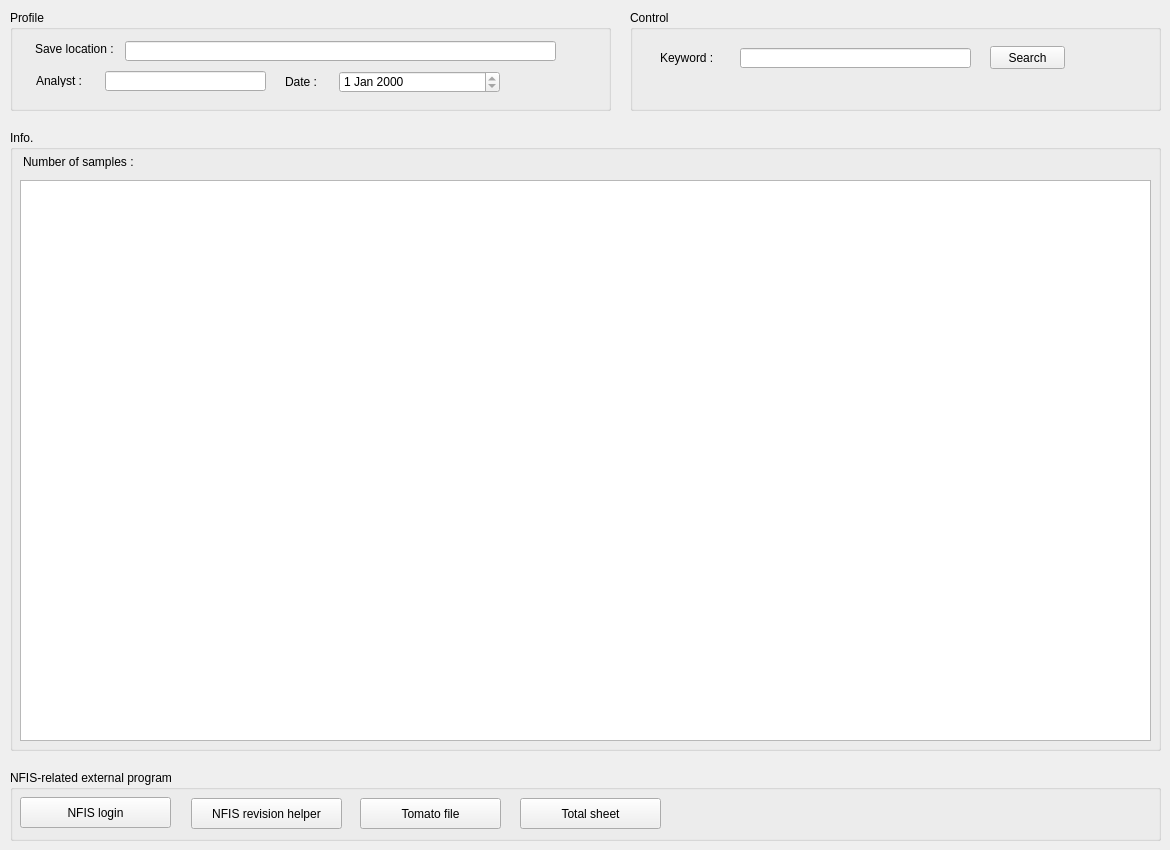
    <widget class="QWidget" name="info">
     <attribute name="title">
      <string>Info.</string>
     </attribute>
     <widget class="QGroupBox" name="groupBox">
      <property name="geometry">
       <rect>
        <x>10</x>
        <y>10</y>
        <width>601</width>
        <height>101</height>
       </rect>
      </property>
      <property name="title">
       <string>Profile</string>
      </property>
      <widget class="QLineEdit" name="line_analyst">
       <property name="geometry">
        <rect>
         <x>95</x>
         <y>61</y>
         <width>161</width>
         <height>20</height>
        </rect>
       </property>
       <property name="readOnly">
        <bool>true</bool>
       </property>
      </widget>
      <widget class="QLabel" name="label_2">
       <property name="geometry">
        <rect>
         <x>26</x>
         <y>65</y>
         <width>56</width>
         <height>12</height>
        </rect>
       </property>
       <property name="text">
        <string>Analyst : </string>
       </property>
      </widget>
      <widget class="QDateEdit" name="line_date">
       <property name="geometry">
        <rect>
         <x>329</x>
         <y>61</y>
         <width>161</width>
         <height>22</height>
        </rect>
       </property>
       <property name="readOnly">
        <bool>true</bool>
       </property>
      </widget>
      <widget class="QLabel" name="Date">
       <property name="geometry">
        <rect>
         <x>275</x>
         <y>66</y>
         <width>56</width>
         <height>12</height>
        </rect>
       </property>
       <property name="text">
        <string>Date : </string>
       </property>
      </widget>
      <widget class="QLineEdit" name="line_savelocation">
       <property name="geometry">
        <rect>
         <x>115</x>
         <y>31</y>
         <width>431</width>
         <height>20</height>
        </rect>
       </property>
       <property name="readOnly">
        <bool>true</bool>
       </property>
      </widget>
      <widget class="QLabel" name="label">
       <property name="geometry">
        <rect>
         <x>25</x>
         <y>31</y>
         <width>141</width>
         <height>16</height>
        </rect>
       </property>
       <property name="text">
        <string>Save location : </string>
       </property>
      </widget>
     </widget>
     <widget class="QGroupBox" name="groupBox_4">
      <property name="geometry">
       <rect>
        <x>10</x>
        <y>770</y>
        <width>1151</width>
        <height>71</height>
       </rect>
      </property>
      <property name="title">
       <string>NFIS-related external program</string>
      </property>
      <widget class="QPushButton" name="btn_NFIS_login">
       <property name="geometry">
        <rect>
         <x>10</x>
         <y>27</y>
         <width>151</width>
         <height>31</height>
        </rect>
       </property>
       <property name="text">
        <string>NFIS login</string>
       </property>
      </widget>
      <widget class="QPushButton" name="btn_NFIS_revision_helper">
       <property name="geometry">
        <rect>
         <x>181</x>
         <y>28</y>
         <width>151</width>
         <height>31</height>
        </rect>
       </property>
       <property name="text">
        <string>NFIS revision helper</string>
       </property>
      </widget>
      <widget class="QPushButton" name="btn_open_tomato">
       <property name="geometry">
        <rect>
         <x>350</x>
         <y>28</y>
         <width>141</width>
         <height>31</height>
        </rect>
       </property>
       <property name="text">
        <string>Tomato file</string>
       </property>
      </widget>
      <widget class="QPushButton" name="btn_open_total_sheet">
       <property name="geometry">
        <rect>
         <x>510</x>
         <y>28</y>
         <width>141</width>
         <height>31</height>
        </rect>
       </property>
       <property name="text">
        <string>Total sheet</string>
       </property>
      </widget>
     </widget>
     <widget class="QGroupBox" name="groupBox_2">
      <property name="geometry">
       <rect>
        <x>10</x>
        <y>130</y>
        <width>1151</width>
        <height>621</height>
       </rect>
      </property>
      <property name="title">
       <string>Info.</string>
      </property>
      <widget class="QTableWidget" name="table_info">
       <property name="geometry">
        <rect>
         <x>10</x>
         <y>50</y>
         <width>1131</width>
         <height>561</height>
        </rect>
       </property>
      </widget>
      <widget class="QLabel" name="label_number_samples">
       <property name="geometry">
        <rect>
         <x>13</x>
         <y>24</y>
         <width>191</width>
         <height>16</height>
        </rect>
       </property>
       <property name="text">
        <string>Number of samples : </string>
       </property>
      </widget>
     </widget>
     <widget class="QGroupBox" name="groupBox_13">
      <property name="geometry">
       <rect>
        <x>630</x>
        <y>10</y>
        <width>531</width>
        <height>101</height>
       </rect>
      </property>
      <property name="title">
       <string>Control</string>
      </property>
      <widget class="QLabel" name="label_5">
       <property name="geometry">
        <rect>
         <x>30</x>
         <y>40</y>
         <width>111</width>
         <height>16</height>
        </rect>
       </property>
       <property name="text">
        <string>Keyword : </string>
       </property>
      </widget>
      <widget class="QPushButton" name="btn_search_info">
       <property name="geometry">
        <rect>
         <x>360</x>
         <y>36</y>
         <width>75</width>
         <height>23</height>
        </rect>
       </property>
       <property name="text">
        <string>Search</string>
       </property>
      </widget>
      <widget class="QLineEdit" name="line_search_info">
       <property name="geometry">
        <rect>
         <x>110</x>
         <y>38</y>
         <width>231</width>
         <height>20</height>
        </rect>
       </property>
      </widget>
     </widget>
    </widget>
